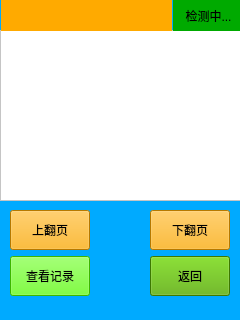
<?xml version="1.0" encoding="UTF-8"?>
<ui version="4.0">
 <class>tradingRecord</class>
 <widget class="QWidget" name="tradingRecord">
  <property name="geometry">
   <rect>
    <x>0</x>
    <y>0</y>
    <width>240</width>
    <height>320</height>
   </rect>
  </property>
  <property name="minimumSize">
   <size>
    <width>240</width>
    <height>320</height>
   </size>
  </property>
  <property name="maximumSize">
   <size>
    <width>240</width>
    <height>320</height>
   </size>
  </property>
  <property name="windowTitle">
   <string>Form</string>
  </property>
  <property name="styleSheet">
   <string notr="true">background-color: rgb(0, 170, 255);</string>
  </property>
  <widget class="QWidget" name="layoutWidget">
   <property name="geometry">
    <rect>
     <x>10</x>
     <y>210</y>
     <width>82</width>
     <height>88</height>
    </rect>
   </property>
   <layout class="QVBoxLayout" name="verticalLayout">
    <item>
     <widget class="QPushButton" name="pushButton_up">
      <property name="minimumSize">
       <size>
        <width>80</width>
        <height>40</height>
       </size>
      </property>
      <property name="maximumSize">
       <size>
        <width>80</width>
        <height>40</height>
       </size>
      </property>
      <property name="styleSheet">
       <string notr="true">background-color: rgb(255, 170, 0);</string>
      </property>
      <property name="text">
       <string>上翻页</string>
      </property>
     </widget>
    </item>
    <item>
     <widget class="QPushButton" name="pushButton_see">
      <property name="minimumSize">
       <size>
        <width>80</width>
        <height>40</height>
       </size>
      </property>
      <property name="maximumSize">
       <size>
        <width>80</width>
        <height>40</height>
       </size>
      </property>
      <property name="styleSheet">
       <string notr="true">background-color: rgb(85, 255, 0);</string>
      </property>
      <property name="text">
       <string>查看记录</string>
      </property>
     </widget>
    </item>
   </layout>
  </widget>
  <widget class="QWidget" name="layoutWidget">
   <property name="geometry">
    <rect>
     <x>150</x>
     <y>210</y>
     <width>82</width>
     <height>88</height>
    </rect>
   </property>
   <layout class="QVBoxLayout" name="verticalLayout_2">
    <item>
     <widget class="QPushButton" name="pushButton_down">
      <property name="minimumSize">
       <size>
        <width>80</width>
        <height>40</height>
       </size>
      </property>
      <property name="maximumSize">
       <size>
        <width>80</width>
        <height>40</height>
       </size>
      </property>
      <property name="styleSheet">
       <string notr="true">background-color: rgb(255, 170, 0);</string>
      </property>
      <property name="text">
       <string>下翻页</string>
      </property>
     </widget>
    </item>
    <item>
     <widget class="QPushButton" name="pushButton_return">
      <property name="minimumSize">
       <size>
        <width>80</width>
        <height>40</height>
       </size>
      </property>
      <property name="maximumSize">
       <size>
        <width>80</width>
        <height>40</height>
       </size>
      </property>
      <property name="styleSheet">
       <string notr="true">background-color: rgb(85, 170, 0);</string>
      </property>
      <property name="text">
       <string>返回</string>
      </property>
     </widget>
    </item>
   </layout>
  </widget>
  <widget class="QTableView" name="tableView">
   <property name="geometry">
    <rect>
     <x>0</x>
     <y>30</y>
     <width>241</width>
     <height>171</height>
    </rect>
   </property>
   <property name="styleSheet">
    <string notr="true">background-color: rgb(255, 255, 255);</string>
   </property>
  </widget>
  <widget class="QLabel" name="label_Time">
   <property name="geometry">
    <rect>
     <x>1</x>
     <y>0</y>
     <width>171</width>
     <height>31</height>
    </rect>
   </property>
   <property name="styleSheet">
    <string notr="true">background-color: rgb(255, 170, 0);</string>
   </property>
   <property name="text">
    <string/>
   </property>
  </widget>
  <widget class="QLabel" name="label_net">
   <property name="geometry">
    <rect>
     <x>173</x>
     <y>0</y>
     <width>71</width>
     <height>31</height>
    </rect>
   </property>
   <property name="styleSheet">
    <string notr="true">background-color: rgb(0, 170, 0);</string>
   </property>
   <property name="text">
    <string>检测中...</string>
   </property>
   <property name="alignment">
    <set>Qt::AlignCenter</set>
   </property>
  </widget>
 </widget>
 <tabstops>
  <tabstop>pushButton_see</tabstop>
  <tabstop>pushButton_return</tabstop>
  <tabstop>pushButton_down</tabstop>
  <tabstop>pushButton_up</tabstop>
 </tabstops>
 <resources/>
 <connections/>
</ui>
